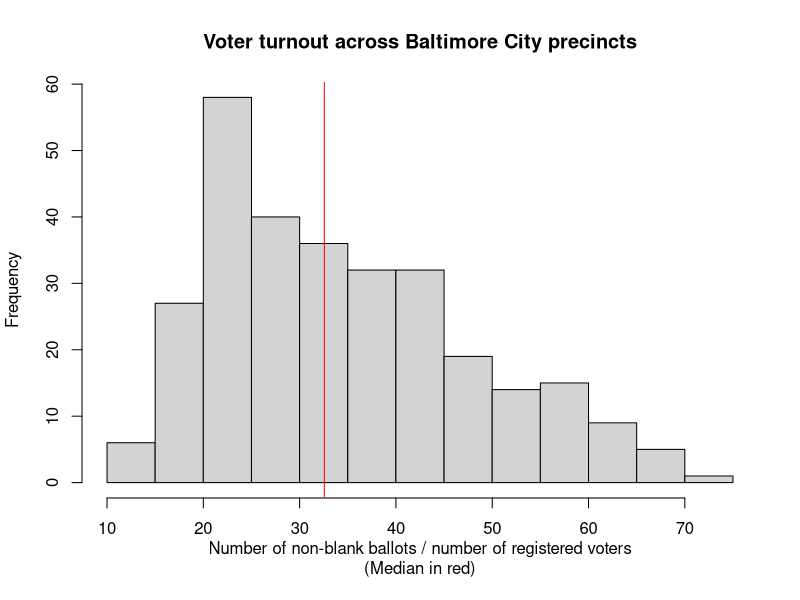
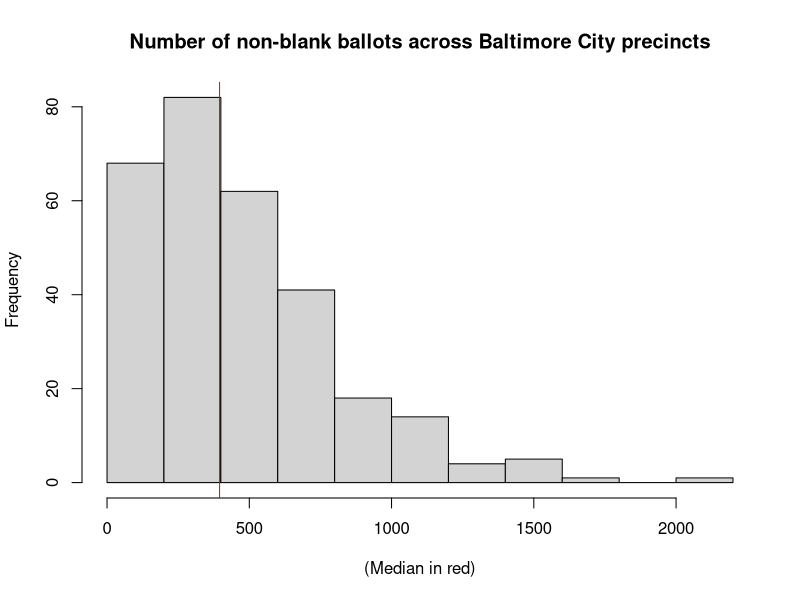
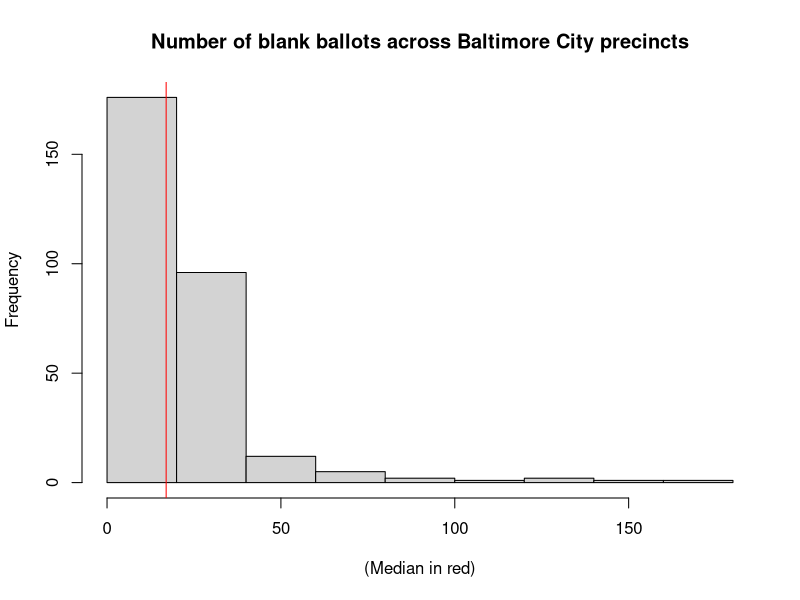

R code for these plots, in order:
library(data.table)

turnout_table <- fread("data/intermediate/public/baltimore_city_2022_general_election_turnout.csv")

turnout_table[, `Non-Blank Ballots` := `Total Ballots` - `Blank Ballots`][,
  `Turnout Percent` := `Non-Blank Ballots` / Registered * 100]

turnout_table[, `Turnout Percent` := (`Total Ballots` - `Blank Ballots`) / Registered * 100]

hist(turnout_table$`Turnout Percent`,
     main = "Voter turnout across Baltimore City precincts",
     xlab = "Number of non-blank ballots / number of registered voters\n(Median in red)")
abline(v = median(turnout_table$`Turnout Percent`, na.rm = T),
       col = "red", lty = 1)

hist(turnout_table$`Non-Blank Ballots`,
     main = "Number of non-blank ballots across Baltimore City precincts",
     xlab = "(Median in red)")
abline(v = median(turnout_table$`Non-Blank Ballots`, na.rm = T),
       col = "red", lty = 1)

hist(turnout_table$`Blank Ballots`,
     main = "Number of blank ballots across Baltimore City precincts",
     xlab = "(Median in red)")
abline(v = median(turnout_table$`Blank Ballots`, na.rm = T),
       col = "red", lty = 1)

# to do: figure out if mail-in voting is included (hopefully yes and according to residents' address)